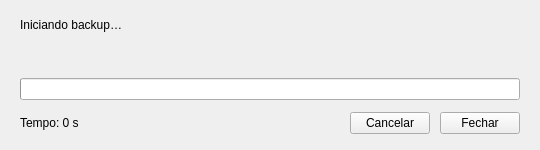
<?xml version="1.0" encoding="UTF-8"?>
<ui version="4.0">
 <class>ProgressWindow</class>
 <!--
   Janela do Quick Run. "Cancelar" e "Fechar" comecam escondidos: o codigo
   mostra Cancelar so durante a espera pela unidade, e Fechar so no fim.
 -->
 <widget class="QWidget" name="ProgressWindow">
  <property name="geometry">
   <rect><x>0</x><y>0</y><width>540</width><height>150</height></rect>
  </property>
  <property name="minimumSize"><size><width>540</width><height>0</height></size></property>
  <property name="maximumSize"><size><width>540</width><height>16777215</height></size></property>
  <property name="windowTitle"><string>Backup Maximus — Executando backup…</string></property>
  <layout class="QVBoxLayout" name="rootLayout">
   <property name="leftMargin"><number>20</number></property>
   <property name="topMargin"><number>18</number></property>
   <property name="rightMargin"><number>20</number></property>
   <property name="bottomMargin"><number>16</number></property>
   <property name="spacing"><number>12</number></property>

   <item>
    <widget class="QLabel" name="lblStatus">
     <property name="role" stdset="0"><string notr="true">bigStatus</string></property>
     <property name="minimumSize"><size><width>0</width><height>38</height></size></property>
     <property name="wordWrap"><bool>true</bool></property>
     <property name="alignment"><set>Qt::AlignLeading|Qt::AlignLeft|Qt::AlignTop</set></property>
     <property name="text"><string>Iniciando backup…</string></property>
    </widget>
   </item>

   <item>
    <widget class="QProgressBar" name="bar">
     <property name="value"><number>0</number></property>
     <property name="textVisible"><bool>false</bool></property>
    </widget>
   </item>

   <item>
    <layout class="QHBoxLayout" name="bottomLayout">
     <property name="spacing"><number>10</number></property>
     <item>
      <widget class="QLabel" name="lblTime">
       <property name="role" stdset="0"><string notr="true">mono</string></property>
       <property name="text"><string>Tempo: 0 s</string></property>
      </widget>
     </item>
     <item>
      <spacer name="bottomSpacer">
       <property name="orientation"><enum>Qt::Horizontal</enum></property>
       <property name="sizeHint" stdset="0"><size><width>1</width><height>0</height></size></property>
      </spacer>
     </item>
     <item>
      <widget class="QPushButton" name="btnCancel">
       <property name="text"><string>Cancelar</string></property>
      </widget>
     </item>
     <item>
      <widget class="QPushButton" name="btnClose">
       <property name="role" stdset="0"><string notr="true">accent</string></property>
       <property name="text"><string>Fechar</string></property>
      </widget>
     </item>
    </layout>
   </item>
  </layout>
 </widget>
 <resources/>
 <connections/>
</ui>
